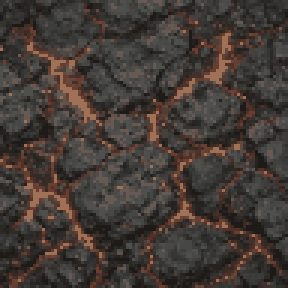
#> input picture assets/af/areas/area-coalvein-deeps-ground.png, 96 x 96 px, found by its file name (shown 3 times larger)
$ python -i build_af_assets.py   (imports and definitions only)
#> lines starting #> are read from the running program, lines starting #| are printed output that depends on the picture
#!/usr/bin/env python3
"""Build Airron's Quest art from Airron's Fall (Airron Kennedy's own game art).

Copies the Airron's Fall sprites, area art, icons, title art, fonts and music into assets/af/,
and generates the atlases the engine draws (terrain, props, buildings, VFX, UI frames) from
that art or procedurally, keeping the old atlas layouts so the drawing code stays the same.
Usage: python3 tools/build_af_assets.py [path/to/arena-survival-game]
"""
import math, os, random, shutil, sys
from PIL import Image, ImageDraw, ImageFilter, ImageEnhance, ImageChops

ROOT = os.path.dirname(os.path.dirname(os.path.abspath(__file__)))
AF = sys.argv[1] if len(sys.argv) > 1 else "/workspace/arena-survival-game"
PUB = os.path.join(AF, "artifacts/emberfall-arena/public")
SRC = os.path.join(AF, "artifacts/emberfall-arena/src/assets")
OUT = os.path.join(ROOT, "assets/af")
# [1 line not run here, left out]

# [4 lines left out: function out, not called in this run]

def rgba(path):
    return Image.open(path).convert("RGBA")

# ------------------------------------------------------------------ straight copies
# [4 lines left out: function copy_tree, not called in this run]

# [20 lines not run here, left out]

# ------------------------------------------------------------------ silhouettes (selection outline + hit flash)
# [7 lines left out: function silhouettes, not called in this run]

# [4 lines not run here, left out]

# ------------------------------------------------------------------ helpers
# [1 line that did not run here, left out]
def prop(col, row):
    return PROPS.crop((col * 40, row * 40, col * 40 + 40, row * 40 + 40))

# [8 lines left out: function fit, not called in this run]

def ground(name, size=64, dark=1.0):
    g = Image.open(f"{PUB}/assets/areas/area-{name}-ground.png").convert("RGBA")
    g = g.crop((16, 16, 16 + size, 16 + size)) if size <= 80 else g.resize((size, size), Image.NEAREST)
    if dark != 1.0:
        g = ImageEnhance.Brightness(g).enhance(dark)
    return g

# [20 lines left out: function edge_shade, not called in this run]

# ------------------------------------------------------------------ terrain: flat tilemap (640x256)
flat = Image.new("RGBA", (640, 256), (0, 0, 0, 0))
#> flat: PIL image 640x256 RGBA; every value is 0
# [1 line that did not run here, left out]
# [1 line that did not run here, left out]
# [5 lines not run here, left out]

# elevation: rows 0-2 plateau top (3x3 + col 3 single), row 3 cliff face
elev = Image.new("RGBA", (256, 512), (0, 0, 0, 0))
#> elev: PIL image 256x512 RGBA; every value is 0
# [1 line that did not run here, left out]
# [3 lines not run here, left out]
cliff = ImageEnhance.Brightness(ground("coalvein-deeps")).enhance(0.55)
#> call 4 of ground, with name = 'coalvein-deeps', size = 64, dark = 1
#> in ground (call 4), `g = g.crop((16, 16, 16 + size, 16 + size)) if size <= 80 else g.resize..`:
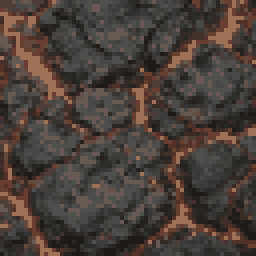
#> g: PIL image 64x64 RGBA (shown 4 times larger); mean R, G, B, A 73.5, 63, 57.3, 255
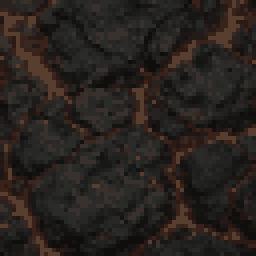
#> cliff: PIL image 64x64 RGBA (shown 4 times larger); mean R, G, B, A 40, 34.2, 31, 255
# [6 lines not run here, left out]

# coast glow ring (8 frames of 192, tile in the middle)
foam = Image.new("RGBA", (1536, 192), (0, 0, 0, 0))
#> foam: PIL image 1536x192 RGBA; every value is 0
# [7 lines not run here, left out]

# bridge planks (192x256): row 0 horizontal (3), col 0 rows 1-3 vertical
bridge = Image.new("RGBA", (192, 256), (0, 0, 0, 0)); d = ImageDraw.Draw(bridge)
#> bridge: PIL image 192x256 RGBA; every value is 0
# [6 lines left out: function planks, not called in this run]
# [3 lines not run here, left out]

# ------------------------------------------------------------------ props from the Airron's Fall prop sheet
# deco ids keep the old meaning (10/11 grass tufts, 07-09 bushes, 04/06/15 rubble, 16-18 big props)
DECO = {
    "01": (0, 6), "02": (1, 3), "03": (0, 3), "04": (0, 2), "05": (2, 4), "06": (2, 2), "07": (2, 6),
    "08": (1, 4), "09": (2, 3), "10": (1, 1), "11": (2, 6), "12": (0, 8), "13": (1, 7), "14": (2, 7),
    "15": (1, 9), "16": (0, 9), "17": (0, 4), "18": (1, 6),
}
SIZES = {"16": (64, 128), "17": (128, 128), "18": (192, 192)}
# [11 lines not run here, left out]

# trees: 4 cols x 3 rows of 192 (sway frames), from the dead-tree prop
tree = Image.new("RGBA", (768, 576), (0, 0, 0, 0))
#> tree: PIL image 768x576 RGBA; every value is 0
# [1 line that did not run here, left out]
# [6 lines not run here, left out]

# wandering ember mote (8 frames of 128) in place of the old sheep
# [1 line that did not run here, left out]
motes = Image.new("RGBA", (1024, 128), (0, 0, 0, 0))
#> motes: PIL image 1024x128 RGBA; every value is 0
#> `wt = Image.new("RGBA", (1024, 192), (0, 0, 0, 0))`: wt: PIL image 1024x192 RGBA; every value is 0
# [3 lines not run here, left out]

# ------------------------------------------------------------------ buildings (drawn here in the Airron's Fall palette)
def building(w, h, kind, accent, ruined=False):
#> called with w = 128, h = 192, kind = 'tower', accent = (255, 122, 58), ruined = False
    im = Image.new("RGBA", (w, h), (0, 0, 0, 0)); d = ImageDraw.Draw(im)
#> after `im = Image.new('RGBA', (w, h), (0, 0, 0, 0))`: im: PIL image 128x192 RGBA; every value is 0
    stone = (78, 70, 66, 255); dark = (34, 28, 26, 255); roof = (52, 38, 44, 255)
    glow = accent + (255,)
    if kind == "house":
        d.rectangle((14, h * 0.45, w - 14, h - 10), fill=stone, outline=dark, width=3)
        d.polygon([(6, h * 0.47), (w / 2, h * 0.12), (w - 6, h * 0.47)], fill=roof, outline=dark)
        d.rectangle((w / 2 - 12, h - 44, w / 2 + 12, h - 10), fill=dark)
        for x in (28, w - 44):
            d.rectangle((x, h * 0.55, x + 16, h * 0.55 + 18), fill=glow, outline=dark, width=2)
    elif kind == "tower":
        d.rectangle((26, h * 0.2, w - 26, h - 10), fill=stone, outline=dark, width=3)
        d.polygon([(18, h * 0.22), (w / 2, h * 0.02), (w - 18, h * 0.22)], fill=roof, outline=dark)
        for y in (0.32, 0.5, 0.68):
            d.rectangle((w / 2 - 8, h * y, w / 2 + 8, h * y + 18), fill=glow, outline=dark, width=2)
    elif kind == "castle":
        d.rectangle((40, h * 0.35, w - 40, h - 10), fill=stone, outline=dark, width=3)
        for x in (12, w - 72):
            d.rectangle((x, h * 0.18, x + 60, h - 10), fill=stone, outline=dark, width=3)
            d.polygon([(x - 6, h * 0.2), (x + 30, h * 0.02), (x + 66, h * 0.2)], fill=roof, outline=dark)
            d.rectangle((x + 22, h * 0.32, x + 38, h * 0.32 + 20), fill=glow, outline=dark, width=2)
        d.rounded_rectangle((w / 2 - 26, h - 74, w / 2 + 26, h - 10), radius=24, fill=dark)
        for x in range(48, w - 48, 22):
            d.rectangle((x, h * 0.35 - 12, x + 12, h * 0.35), fill=stone, outline=dark, width=2)
    elif kind == "mine":
        d.polygon([(10, h - 10), (w * 0.3, h * 0.25), (w * 0.7, h * 0.2), (w - 10, h - 10)], fill=stone, outline=dark)
        d.rounded_rectangle((w / 2 - 26, h - 60, w / 2 + 26, h - 10), radius=22, fill=dark)
        d.ellipse((w / 2 - 10, h - 46, w / 2 + 10, h - 26), fill=glow)
    if ruined:
        im = im.rotate(0)
        d = ImageDraw.Draw(im)
        for k in range(6):
            x = random.randint(0, w); y = random.randint(0, int(h * 0.5))
            d.polygon([(x, y), (x + 40, y + 10), (x + 20, y + 60)], fill=(0, 0, 0, 0))
        d.rectangle((0, h - 22, w, h - 6), fill=(60, 52, 48, 255))
    return im

ACC = {"blue": (102, 230, 255), "red": (255, 122, 58), "yellow": (240, 196, 106), "purple": (183, 131, 255), "ruin": (90, 60, 40)}
# [8 lines not run here, left out]
wt = Image.new("RGBA", (1024, 192), (0, 0, 0, 0))  # 4 frames of 256 (old watchtower layout)
tw = building(128, 192, "tower", ACC["red"])
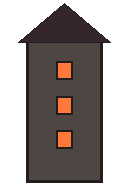
#> tw: PIL image 128x192 RGBA; mean R, G, B, A 39.7, 32.3, 29.7, 131.4; transparent parts drawn white
# [3 lines not run here, left out]

# ------------------------------------------------------------------ VFX sheets (procedural ember style)
def radial(size, inner, outer, r_in, r_out):
    im = Image.new("RGBA", (size, size), (0, 0, 0, 0)); d = ImageDraw.Draw(im)
    c = size / 2
    for i in range(int(r_out), 0, -1):
        t = i / r_out
        col = tuple(int(inner[k] * (1 - t) + outer[k] * t) for k in range(4))
        d.ellipse((c - i, c - i, c + i, c + i), fill=col)
    return im

ex = Image.new("RGBA", (1728, 192), (0, 0, 0, 0))
#> ex: PIL image 1728x192 RGBA; every value is 0
# [9 lines not run here, left out]

fire = Image.new("RGBA", (896, 128), (0, 0, 0, 0))
#> fire: PIL image 896x128 RGBA; every value is 0
# [9 lines not run here, left out]

bolt = Image.new("RGBA", (64, 128), (0, 0, 0, 0))  # row 0 flying bolt, row 1 stuck shard
#> bolt: PIL image 64x128 RGBA; every value is 0
b = radial(64, (255, 245, 210, 255), (240, 120, 40, 0), 0, 18)
#> in radial, `im = Image.new('RGBA', (size, size), (0, 0, 0, 0))`: im: PIL image 64x64 RGBA; every value is 0
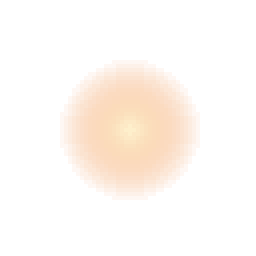
#> b: PIL image 64x64 RGBA (shown 4 times larger); mean R, G, B, A 64, 41.5, 24.3, 20.8; transparent parts drawn white
# [1 line not run here, left out]
d = ImageDraw.Draw(bolt)
# [3 lines not run here, left out]

bomb = Image.new("RGBA", (384, 64), (0, 0, 0, 0))  # 6 spinning ember-flask frames
#> bomb: PIL image 384x64 RGBA; every value is 0
# [7 lines not run here, left out]

# ------------------------------------------------------------------ UI frames in the Airron's Fall palette
BG = (36, 31, 25); CARD = (47, 40, 32); BORDER = (82, 68, 52); GOLD = (234, 210, 102)
EMBER = (232, 118, 58); EMBER_D = (150, 66, 28); TEAL = (85, 134, 120); RED = (200, 70, 60); RED_D = (120, 36, 30)

# [13 lines left out: function three_slice, not called in this run]

# [13 lines not run here, left out]
panel = Image.new("RGBA", (192, 192), (0, 0, 0, 0)); d = ImageDraw.Draw(panel)
#> panel: PIL image 192x192 RGBA; every value is 0
# [3 lines not run here, left out]
spk = Image.new("RGBA", (64, 64), (0, 0, 0, 0)); d = ImageDraw.Draw(spk)
# [4 lines not run here, left out]

#> (the run stopped early here; a loop or call above may not have finished)
